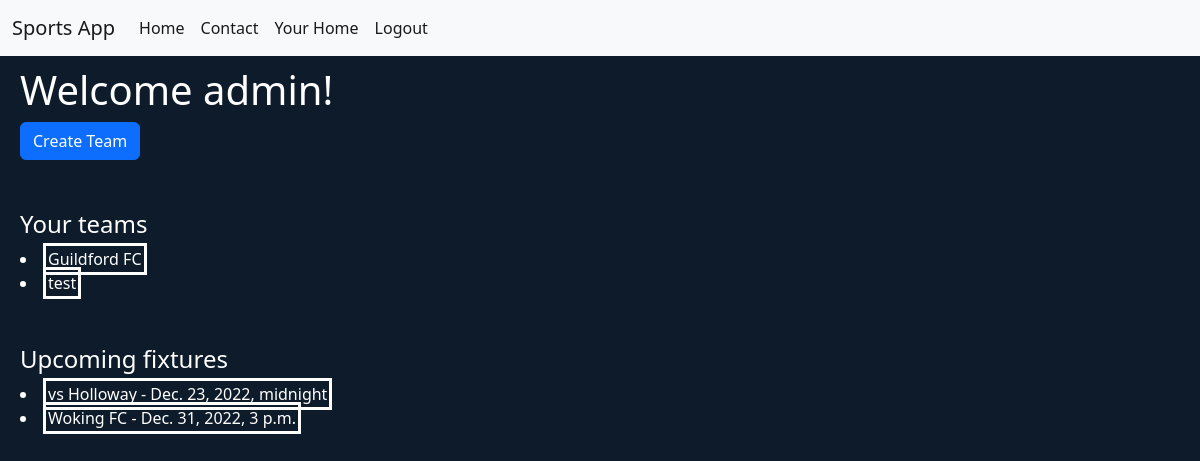
/app/home (signed in), run on an earlier commit of the app's database.
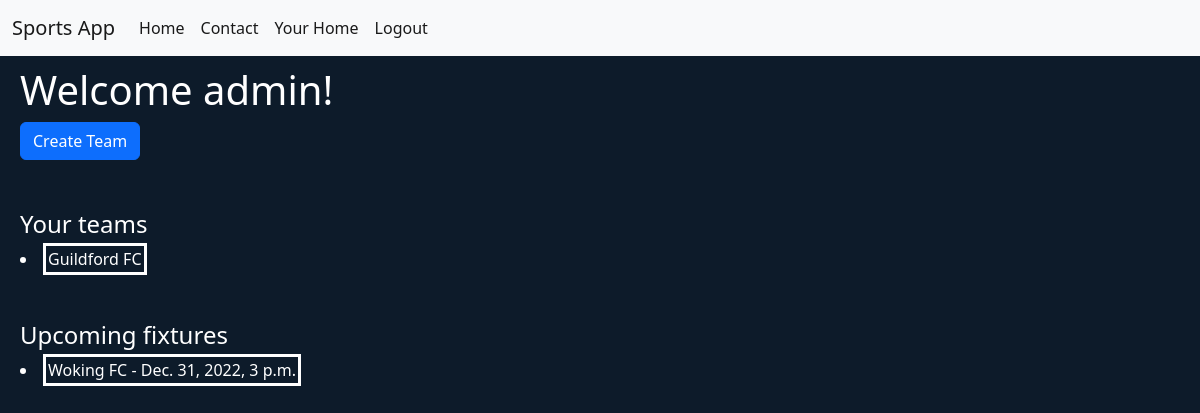
And on a later commit of the database.
### sportsapp/models.py (models this page shows)
class Member(models.Model):
    userID = models.ForeignKey(User, on_delete=models.CASCADE)
    teamID = models.ForeignKey(Team, on_delete=models.CASCADE)
    teamAdmin = models.BooleanField(default=False)

class Team(models.Model):
    name = models.CharField(max_length=100)
    leader = models.IntegerField()

class Fixture(models.Model):
    name = models.CharField(max_length=100)
    date = models.DateTimeField()
    description = models.CharField(max_length=255, null=True)
    location = models.CharField(max_length=255)
    teamID = models.ForeignKey(Team, on_delete=models.CASCADE)

### sportsapp/views.py (the view)
# urls.py: path('home', views.userHome, name='userHome'),
@login_required(login_url='/accounts/login/')
def userHome(request):
    if (request.user.is_authenticated):
        teams = Member.objects.filter(userID=request.user).all()
        fixtures = []
        for team in teams:
            teamFixtures = Fixture.objects.filter(teamID=team.teamID).all()
            for fixture in teamFixtures:
                fixtures.append(fixture)
        fixtures.sort(key = lambda x: x.date)
        return render(request, "userHome.html", {"teams": teams, "fixtures": fixtures})
    else:
        return HttpResponseRedirect('/')

### sportsapp/templates/userHome.html
{% extends 'base.html' %}
{% block content %}
    {% if user.is_authenticated %}
        <h1>Welcome {{user.username}}!</h1>
        <a href="{% url 'teamCreate' %}" class="btn btn-primary">Create Team</a>
        <h4 style="margin-top: 50px;">Your teams</h4>
        {% for currentTeam in teams %}
            <li><a href="/app/team/{{currentTeam.teamID.id}}" class="listButton">{{currentTeam.teamID.name}}</a></li>
        {% endfor %}
        <h4 style="margin-top: 50px;">Upcoming fixtures</h4>
        {% for fixture in fixtures %}
            <li><a href="/app/fixture/{{fixture.id}}" class="listButton">{{fixture.name}} - {{fixture.date}}</a></li>
        {% endfor %}
    {% else %}
        <h1>You are not logged in!</h1>
    {% endif %}
{% endblock content %}

What changed in the data, as far as the page shows it:
removed Member: teamID.name "test"
removed Fixture: name "vs Holloway", date "Dec. 23, 2022, midnight"
